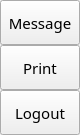
                 <widget class="QFrame" name="extraRightBox">
                  <property name="minimumSize">
                   <size>
                    <width>0</width>
                    <height>0</height>
                   </size>
                  </property>
                  <property name="maximumSize">
                   <size>
                    <width>0</width>
                    <height>16777215</height>
                   </size>
                  </property>
                  <property name="frameShape">
                   <enum>QFrame::NoFrame</enum>
                  </property>
                  <property name="frameShadow">
                   <enum>QFrame::Raised</enum>
                  </property>
                  <layout class="QVBoxLayout" name="verticalLayout_7">
                   <property name="spacing">
                    <number>0</number>
                   </property>
                   <property name="leftMargin">
                    <number>0</number>
                   </property>
                   <property name="topMargin">
                    <number>0</number>
                   </property>
                   <property name="rightMargin">
                    <number>0</number>
                   </property>
                   <property name="bottomMargin">
                    <number>0</number>
                   </property>
                   <item>
                    <widget class="QFrame" name="contentSettings">
                     <property name="frameShape">
                      <enum>QFrame::NoFrame</enum>
                     </property>
                     <property name="frameShadow">
                      <enum>QFrame::Raised</enum>
                     </property>
                     <layout class="QVBoxLayout" name="verticalLayout_13">
                      <property name="spacing">
                       <number>0</number>
                      </property>
                      <property name="leftMargin">
                       <number>0</number>
                      </property>
                      <property name="topMargin">
                       <number>0</number>
                      </property>
                      <property name="rightMargin">
                       <number>0</number>
                      </property>
                      <property name="bottomMargin">
                       <number>0</number>
                      </property>
                      <item alignment="Qt::AlignTop">
                       <widget class="QFrame" name="topMenus">
                        <property name="frameShape">
                         <enum>QFrame::NoFrame</enum>
                        </property>
                        <property name="frameShadow">
                         <enum>QFrame::Raised</enum>
                        </property>
                        <layout class="QVBoxLayout" name="verticalLayout_14">
                         <property name="spacing">
                          <number>0</number>
                         </property>
                         <property name="leftMargin">
                          <number>0</number>
                         </property>
                         <property name="topMargin">
                          <number>0</number>
                         </property>
                         <property name="rightMargin">
                          <number>0</number>
                         </property>
                         <property name="bottomMargin">
                          <number>0</number>
                         </property>
                         <item>
                          <widget class="QPushButton" name="btn_message">
                           <property name="sizePolicy">
                            <sizepolicy hsizetype="Expanding" vsizetype="Fixed">
                             <horstretch>0</horstretch>
                             <verstretch>0</verstretch>
                            </sizepolicy>
                           </property>
                           <property name="minimumSize">
                            <size>
                             <width>0</width>
                             <height>45</height>
                            </size>
                           </property>
                           <property name="font">
                            <font>
                             <family>微软雅黑</family>
                             <pointsize>11</pointsize>
                             <weight>50</weight>
                             <italic>false</italic>
                             <bold>false</bold>
                            </font>
                           </property>
                           <property name="cursor">
                            <cursorShape>PointingHandCursor</cursorShape>
                           </property>
                           <property name="layoutDirection">
                            <enum>Qt::LeftToRight</enum>
                           </property>
                           <property name="styleSheet">
                            <string notr="true">background-image: url(:/icons/images/icons/cil-envelope-open.png);</string>
                           </property>
                           <property name="text">
                            <string>Message</string>
                           </property>
                          </widget>
                         </item>
                         <item>
                          <widget class="QPushButton" name="btn_print">
                           <property name="sizePolicy">
                            <sizepolicy hsizetype="Expanding" vsizetype="Fixed">
                             <horstretch>0</horstretch>
                             <verstretch>0</verstretch>
                            </sizepolicy>
                           </property>
                           <property name="minimumSize">
                            <size>
                             <width>0</width>
                             <height>45</height>
                            </size>
                           </property>
                           <property name="font">
                            <font>
                             <family>微软雅黑</family>
                             <pointsize>11</pointsize>
                             <weight>50</weight>
                             <italic>false</italic>
                             <bold>false</bold>
                            </font>
                           </property>
                           <property name="cursor">
                            <cursorShape>PointingHandCursor</cursorShape>
                           </property>
                           <property name="layoutDirection">
                            <enum>Qt::LeftToRight</enum>
                           </property>
                           <property name="styleSheet">
                            <string notr="true">background-image: url(:/icons/images/icons/cil-print.png);</string>
                           </property>
                           <property name="text">
                            <string>Print</string>
                           </property>
                          </widget>
                         </item>
                         <item>
                          <widget class="QPushButton" name="btn_logout">
                           <property name="sizePolicy">
                            <sizepolicy hsizetype="Expanding" vsizetype="Fixed">
                             <horstretch>0</horstretch>
                             <verstretch>0</verstretch>
                            </sizepolicy>
                           </property>
                           <property name="minimumSize">
                            <size>
                             <width>0</width>
                             <height>45</height>
                            </size>
                           </property>
                           <property name="font">
                            <font>
                             <family>微软雅黑</family>
                             <pointsize>11</pointsize>
                             <weight>50</weight>
                             <italic>false</italic>
                             <bold>false</bold>
                            </font>
                           </property>
                           <property name="cursor">
                            <cursorShape>PointingHandCursor</cursorShape>
                           </property>
                           <property name="layoutDirection">
                            <enum>Qt::LeftToRight</enum>
                           </property>
                           <property name="styleSheet">
                            <string notr="true">background-image: url(:/icons/images/icons/cil-account-logout.png);</string>
                           </property>
                           <property name="text">
                            <string>Logout</string>
                           </property>
                          </widget>
                         </item>
                        </layout>
                       </widget>
                      </item>
                     </layout>
                    </widget>
                   </item>
                  </layout>
                 </widget>
